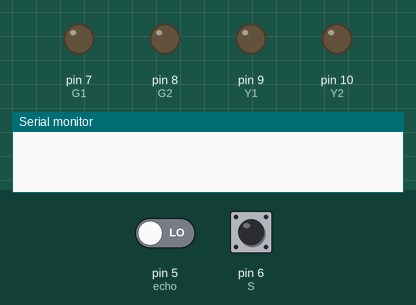
Recording of a sketch running on a simulated Arduino Uno, built with avr-gcc and run on an emulated ATmega328P. On the bench: output pins drawn as LEDs (lit = HIGH), the last lines printed to the serial monitor. The inputs (shaded band) are chosen by the test bench; at power-on: pin 5 (echo) LOW, pin 6 (S) HIGH. Pins used as bus, display or sensor lines are not drawn.

Above: at 0.1 s.
At 1.1 s:
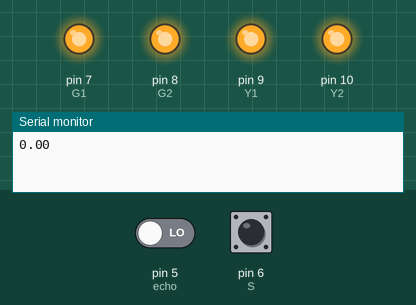
Timing chart, 0 to 2.6 s (numbered marks = the images above):
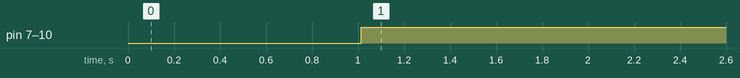

The sketch:

sensor_de_proximidade_com_led.ino
```cpp
int trig = 4;
int echo = 5;
#define S 6
#define G1 7
#define G2 8
#define Y1 9
#define Y2 10
#define R1 11
#define R2 12

float distancia;


void setup() {
  pinMode (trig, OUTPUT);
  pinMode (echo, INPUT);
  pinMode(S, INPUT_PULLUP);


  // led
  pinMode(G1, OUTPUT);	//Configuração dos pinos como saída
  pinMode(G2, OUTPUT);
  pinMode(Y1, OUTPUT);
  pinMode(Y2, OUTPUT);
  pinMode(R1, OUTPUT);
  pinMode(R2, OUTPUT);

  Serial.begin (9600);
}

void loop() {
  if ( digitalRead(S) == LOW ) {
    digitalWrite(G1, LOW);
    digitalWrite(G2, LOW);
    digitalWrite(Y1, LOW);
    digitalWrite(Y2, LOW);
    digitalWrite(R1, LOW);
    digitalWrite(R2, LOW);
  } else {

    digitalWrite(trig, LOW);
    delay(0005);
    digitalWrite(trig, HIGH);
    delay(0010);
    digitalWrite(trig, LOW);

    distancia = pulseIn (echo, HIGH);
    distancia = distancia/58;
    Serial.println (distancia);

    int distancia2 = (int)distancia;

    if (distancia > 60) {
      digitalWrite(G1, LOW);
      digitalWrite(G2, LOW);
      digitalWrite(Y1, LOW);
      digitalWrite(Y2, LOW);
      digitalWrite(R1, LOW);
      digitalWrite(R2, LOW);

    } else if (distancia > 50) {
      digitalWrite(G1, HIGH);
      digitalWrite(G2, LOW);
      digitalWrite(Y1, LOW);
      digitalWrite(Y2, LOW);
      digitalWrite(R1, LOW);
      digitalWrite(R2, LOW);

    } else if (distancia > 40) {
      digitalWrite(G1, HIGH);
      digitalWrite(G2, HIGH);
      digitalWrite(Y1, LOW);
      digitalWrite(Y2, LOW);
      digitalWrite(R1, LOW);
      digitalWrite(R2, LOW);
    } else if (distancia > 30) {
      digitalWrite(G1, HIGH);
      digitalWrite(G2, HIGH);
      digitalWrite(Y1, HIGH);
      digitalWrite(Y2, LOW);
      digitalWrite(R1, LOW);
      digitalWrite(R2, LOW);
    } else if (distancia > 20) {
      digitalWrite(G1, HIGH);
      digitalWrite(G2, HIGH);
      digitalWrite(Y1, HIGH);
      digitalWrite(Y2, HIGH);
      digitalWrite(R1, LOW);
      digitalWrite(R2, LOW);
    } else if (distancia > 10) {
      digitalWrite(G1, HIGH);
      digitalWrite(G2, HIGH);
      digitalWrite(Y1, HIGH);
      digitalWrite(Y2, HIGH);
      digitalWrite(R1, HIGH);
      digitalWrite(R2, LOW);
    } else {
      digitalWrite(G1, HIGH);
      digitalWrite(G2, HIGH);
      digitalWrite(Y1, HIGH);
      digitalWrite(Y2, HIGH);
      digitalWrite(R1, HIGH);
      digitalWrite(R2, HIGH);
    }
  }


}
```

Measured:
- by itself, pin 7 (G1), pin 8 (G2), pin 9 (Y1), pin 10 (Y2): LOW → HIGH at 1.0 s
